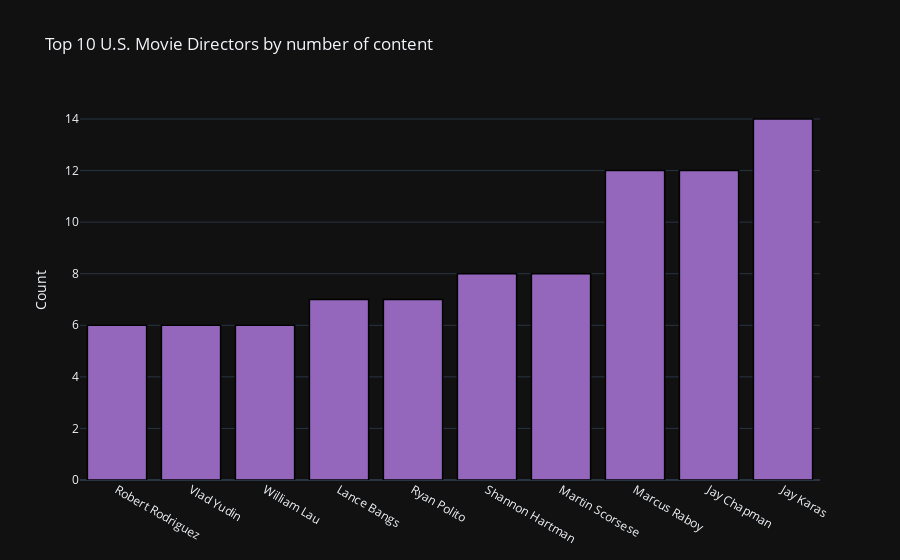

The notebook cell saved with this chart:
### Markdown cell above
Netflix is an American media-services provider and production company headquartered in Los Gatos, California, founded in 1997 by Reed Hastings and Marc Randolph in Scotts Valley, California. It's not surprising that 45% of content was produced in the United States. India has the second biggest share at 17.3%.

### Code cell
us_mov_dct = nf_df[nf_df['show type'] == 'Movie'] 
us_mov_dct = us_mov_dct[us_mov_dct['country'] == 'United States']


categories = ", ".join(us_mov_dct['director'].fillna("")).split(", ")
counter_list = Counter(categories).most_common(11)
counter_list = [_ for _ in counter_list if _[0] != ""]
labels = [_[0] for _ in counter_list][::-1]
values = [_[1] for _ in counter_list][::-1]
trace1 = go.Bar(
                x = labels,
                y = values,
                marker = dict(color = '#9467bd',
                              line=dict(color='rgb(0,0,0)',width=1.5)))
layout = go.Layout(template= "plotly_dark",title = 'Top 10 U.S. Movie Directors by number of content' , yaxis = dict(title = 'Count'))
fig = go.Figure(data = [trace1], layout = layout)
fig.show()

### Figure 1 — Plotly figure (JSON) as saved in the notebook; plotly's stock layout.template omitted (floating-point values rounded to 4 significant figures)
{"data": [{"marker": {"color": "#9467bd", "line": {"color": "rgb(0,0,0)", "width": 1.5}}, "type": "bar", "x": ["Robert Rodriguez", "Vlad Yudin", "William Lau", "Lance Bangs", "Ryan Polito", "Shannon Hartman", "Martin Scorsese", "Marcus Raboy", "Jay Chapman", "Jay Karas"], "y": [6, 6, 6, 7, 7, 8, 8, 12, 12, 14]}], "layout": {"title": {"text": "Top 10 U.S. Movie Directors by number of content"}, "yaxis": {"title": {"text": "Count"}}}}
